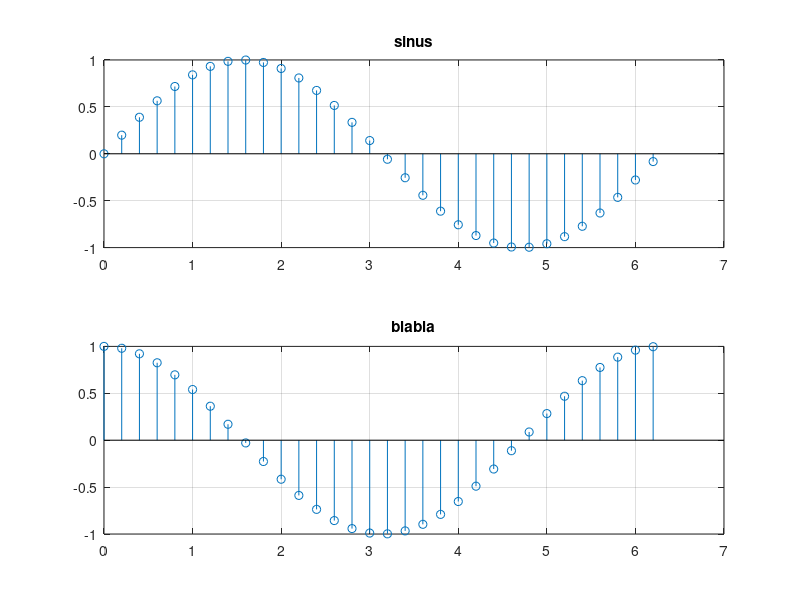

Reproduce this figure in MATLAB.
clear all
close all
x=0:0.2:2*pi;
%De la 0 la 2*pi, crescand din 0.2 in 0.2
a=size(x)
s=sin(x);
b=size(s)
figure(1);
%plot(x,s),grid,title('sinus in functie de x'),xlabel('n');
figure(2);
%stem(s),grid,title('sinus'),xlabel('n');
n=linspace(min(x),max(x),length(x));
c=size(n);
figure(3);
%plot(n,s,'r+'),title('sinus'),xlabel('n')
hold on
%stem(n,s),xlabel('n'),ylabel('amplitudine')
hold off
c=cos(x);
subplot(2,1,1),stem(n,s),title('sinus'),grid
%subplot(2,1,2),stem(n,c),title('cosinus'),grid
subplot(2,1,2),stem(n,c),title('blabla'),grid
